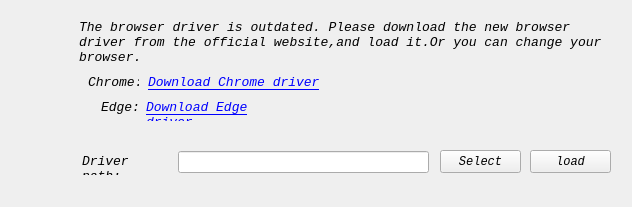
<?xml version="1.0" encoding="UTF-8"?>
<ui version="4.0">
 <class>Form</class>
 <widget class="QWidget" name="Form">
  <property name="geometry">
   <rect>
    <x>0</x>
    <y>0</y>
    <width>632</width>
    <height>207</height>
   </rect>
  </property>
  <property name="minimumSize">
   <size>
    <width>632</width>
    <height>207</height>
   </size>
  </property>
  <property name="maximumSize">
   <size>
    <width>632</width>
    <height>207</height>
   </size>
  </property>
  <property name="windowTitle">
   <string>Browser driver error</string>
  </property>
  <property name="windowIcon">
   <iconset resource="icon.qrc">
    <normaloff>:/ico/.imgs/prompt.png</normaloff>:/ico/.imgs/prompt.png</iconset>
  </property>
  <widget class="QLabel" name="prompt_4">
   <property name="geometry">
    <rect>
     <x>148</x>
     <y>75</y>
     <width>241</width>
     <height>21</height>
    </rect>
   </property>
   <property name="font">
    <font>
     <family>Consolas</family>
     <pointsize>10</pointsize>
     <italic>true</italic>
    </font>
   </property>
   <property name="text">
    <string>&lt;a href=&quot;https://chromedriver.chromium.org/downloads&quot;&gt;Download Chrome driver&lt;/a&gt;</string>
   </property>
   <property name="textFormat">
    <enum>Qt::AutoText</enum>
   </property>
   <property name="alignment">
    <set>Qt::AlignLeading|Qt::AlignLeft|Qt::AlignTop</set>
   </property>
   <property name="wordWrap">
    <bool>true</bool>
   </property>
   <property name="openExternalLinks">
    <bool>true</bool>
   </property>
  </widget>
  <widget class="QLabel" name="icon_2">
   <property name="geometry">
    <rect>
     <x>33</x>
     <y>20</y>
     <width>31</width>
     <height>31</height>
    </rect>
   </property>
   <property name="text">
    <string/>
   </property>
   <property name="pixmap">
    <pixmap resource="icon.qrc">:/ico/.imgs/提示.png</pixmap>
   </property>
   <property name="scaledContents">
    <bool>true</bool>
   </property>
  </widget>
  <widget class="QLabel" name="prompt_6">
   <property name="geometry">
    <rect>
     <x>82</x>
     <y>154</y>
     <width>91</width>
     <height>21</height>
    </rect>
   </property>
   <property name="font">
    <font>
     <family>Consolas</family>
     <pointsize>10</pointsize>
     <italic>true</italic>
    </font>
   </property>
   <property name="text">
    <string>Driver path:</string>
   </property>
   <property name="alignment">
    <set>Qt::AlignLeading|Qt::AlignLeft|Qt::AlignTop</set>
   </property>
   <property name="wordWrap">
    <bool>true</bool>
   </property>
   <property name="openExternalLinks">
    <bool>false</bool>
   </property>
  </widget>
  <widget class="QLabel" name="prompt_5">
   <property name="geometry">
    <rect>
     <x>88</x>
     <y>75</y>
     <width>51</width>
     <height>21</height>
    </rect>
   </property>
   <property name="font">
    <font>
     <family>Consolas</family>
     <pointsize>10</pointsize>
     <italic>true</italic>
    </font>
   </property>
   <property name="text">
    <string>Chrome:</string>
   </property>
   <property name="alignment">
    <set>Qt::AlignLeading|Qt::AlignLeft|Qt::AlignTop</set>
   </property>
   <property name="wordWrap">
    <bool>true</bool>
   </property>
   <property name="openExternalLinks">
    <bool>false</bool>
   </property>
  </widget>
  <widget class="QLabel" name="prompt_2">
   <property name="geometry">
    <rect>
     <x>101</x>
     <y>100</y>
     <width>51</width>
     <height>21</height>
    </rect>
   </property>
   <property name="font">
    <font>
     <family>Consolas</family>
     <pointsize>10</pointsize>
     <italic>true</italic>
    </font>
   </property>
   <property name="text">
    <string>Edge:</string>
   </property>
   <property name="alignment">
    <set>Qt::AlignLeading|Qt::AlignLeft|Qt::AlignTop</set>
   </property>
   <property name="wordWrap">
    <bool>true</bool>
   </property>
   <property name="openExternalLinks">
    <bool>false</bool>
   </property>
  </widget>
  <widget class="QLabel" name="prompt_3">
   <property name="geometry">
    <rect>
     <x>146</x>
     <y>100</y>
     <width>141</width>
     <height>21</height>
    </rect>
   </property>
   <property name="font">
    <font>
     <family>Consolas</family>
     <pointsize>10</pointsize>
     <italic>true</italic>
    </font>
   </property>
   <property name="text">
    <string>&lt;a href=&quot;https://developer.microsoft.com/en-us/microsoft-edge/tools/webdriver/&quot;&gt;Download Edge driver&lt;/a&gt;</string>
   </property>
   <property name="textFormat">
    <enum>Qt::AutoText</enum>
   </property>
   <property name="alignment">
    <set>Qt::AlignLeading|Qt::AlignLeft|Qt::AlignTop</set>
   </property>
   <property name="wordWrap">
    <bool>true</bool>
   </property>
   <property name="openExternalLinks">
    <bool>true</bool>
   </property>
  </widget>
  <widget class="QLineEdit" name="driver_path">
   <property name="geometry">
    <rect>
     <x>178</x>
     <y>151</y>
     <width>251</width>
     <height>22</height>
    </rect>
   </property>
   <property name="font">
    <font>
     <family>Microsoft YaHei UI</family>
     <pointsize>8</pointsize>
    </font>
   </property>
   <property name="text">
    <string/>
   </property>
   <property name="readOnly">
    <bool>true</bool>
   </property>
  </widget>
  <widget class="QLabel" name="prompt">
   <property name="geometry">
    <rect>
     <x>79</x>
     <y>20</y>
     <width>531</width>
     <height>51</height>
    </rect>
   </property>
   <property name="font">
    <font>
     <family>Consolas</family>
     <pointsize>10</pointsize>
     <italic>true</italic>
    </font>
   </property>
   <property name="text">
    <string>The browser driver is outdated. Please download the new browser driver from the official website,and load it.Or you can change your browser.</string>
   </property>
   <property name="alignment">
    <set>Qt::AlignLeading|Qt::AlignLeft|Qt::AlignTop</set>
   </property>
   <property name="wordWrap">
    <bool>true</bool>
   </property>
  </widget>
  <widget class="QPushButton" name="select_bt">
   <property name="geometry">
    <rect>
     <x>440</x>
     <y>150</y>
     <width>81</width>
     <height>23</height>
    </rect>
   </property>
   <property name="font">
    <font>
     <family>Consolas</family>
     <italic>true</italic>
    </font>
   </property>
   <property name="text">
    <string>Select</string>
   </property>
  </widget>
  <widget class="QPushButton" name="loat_bt">
   <property name="geometry">
    <rect>
     <x>530</x>
     <y>150</y>
     <width>81</width>
     <height>23</height>
    </rect>
   </property>
   <property name="font">
    <font>
     <family>Consolas</family>
     <italic>true</italic>
    </font>
   </property>
   <property name="text">
    <string>load</string>
   </property>
  </widget>
 </widget>
 <resources>
  <include location="icon.qrc"/>
  <include location="icon.qrc"/>
 </resources>
 <connections/>
</ui>
